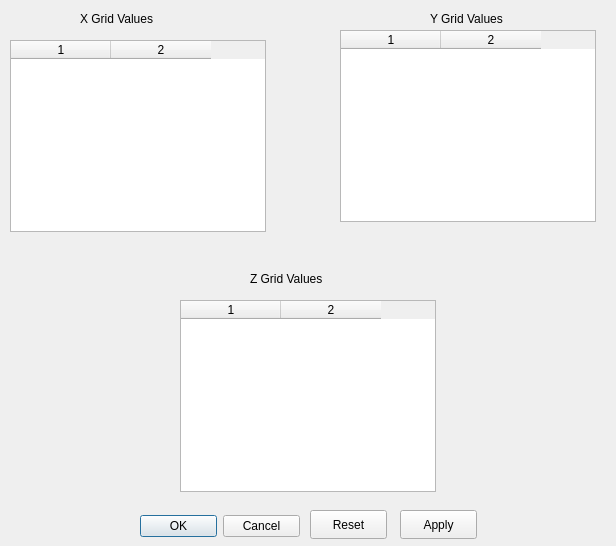
<ui version="4.0" >
 <class>GridEditorDialog</class>
 <widget class="QDialog" name="GridEditorDialog" >
  <property name="geometry" >
   <rect>
    <x>0</x>
    <y>0</y>
    <width>616</width>
    <height>546</height>
   </rect>
  </property>
  <property name="windowTitle" >
   <string>Grid Editor</string>
  </property>
  <widget class="QDialogButtonBox" name="okCancelButtons" >
   <property name="geometry" >
    <rect>
     <x>140</x>
     <y>510</y>
     <width>160</width>
     <height>32</height>
    </rect>
   </property>
   <property name="orientation" >
    <enum>Qt::Horizontal</enum>
   </property>
   <property name="standardButtons" >
    <set>QDialogButtonBox::Cancel|QDialogButtonBox::NoButton|QDialogButtonBox::Ok</set>
   </property>
  </widget>
  <widget class="QLabel" name="_xGridLabel" >
   <property name="geometry" >
    <rect>
     <x>80</x>
     <y>10</y>
     <width>81</width>
     <height>18</height>
    </rect>
   </property>
   <property name="text" >
    <string>X Grid Values</string>
   </property>
  </widget>
  <widget class="QLabel" name="_yGridLabel" >
   <property name="geometry" >
    <rect>
     <x>430</x>
     <y>10</y>
     <width>81</width>
     <height>18</height>
    </rect>
   </property>
   <property name="text" >
    <string>Y Grid Values</string>
   </property>
  </widget>
  <widget class="QLabel" name="_zGridLabel" >
   <property name="geometry" >
    <rect>
     <x>250</x>
     <y>270</y>
     <width>81</width>
     <height>18</height>
    </rect>
   </property>
   <property name="text" >
    <string>Z Grid Values</string>
   </property>
  </widget>
  <widget class="QTableWidget" name="_xList" >
   <property name="geometry" >
    <rect>
     <x>10</x>
     <y>40</y>
     <width>256</width>
     <height>192</height>
    </rect>
   </property>
   <property name="editTriggers" >
    <set>QAbstractItemView::AnyKeyPressed|QAbstractItemView::DoubleClicked|QAbstractItemView::EditKeyPressed|QAbstractItemView::NoEditTriggers</set>
   </property>
   <property name="columnCount" >
    <number>2</number>
   </property>
   <column/>
   <column/>
  </widget>
  <widget class="QTableWidget" name="_yList" >
   <property name="geometry" >
    <rect>
     <x>340</x>
     <y>30</y>
     <width>256</width>
     <height>192</height>
    </rect>
   </property>
   <property name="columnCount" >
    <number>2</number>
   </property>
   <column/>
   <column/>
  </widget>
  <widget class="QTableWidget" name="_zList" >
   <property name="geometry" >
    <rect>
     <x>180</x>
     <y>300</y>
     <width>256</width>
     <height>192</height>
    </rect>
   </property>
   <property name="columnCount" >
    <number>2</number>
   </property>
   <column/>
   <column/>
  </widget>
  <widget class="QPushButton" name="resetButton" >
   <property name="geometry" >
    <rect>
     <x>310</x>
     <y>510</y>
     <width>77</width>
     <height>29</height>
    </rect>
   </property>
   <property name="text" >
    <string>Reset</string>
   </property>
  </widget>
  <widget class="QPushButton" name="applyButton" >
   <property name="geometry" >
    <rect>
     <x>400</x>
     <y>510</y>
     <width>77</width>
     <height>29</height>
    </rect>
   </property>
   <property name="text" >
    <string>Apply</string>
   </property>
  </widget>
 </widget>
 <resources/>
 <connections>
  <connection>
   <sender>okCancelButtons</sender>
   <signal>accepted()</signal>
   <receiver>GridEditorDialog</receiver>
   <slot>accept()</slot>
   <hints>
    <hint type="sourcelabel" >
     <x>248</x>
     <y>254</y>
    </hint>
    <hint type="destinationlabel" >
     <x>157</x>
     <y>274</y>
    </hint>
   </hints>
  </connection>
  <connection>
   <sender>okCancelButtons</sender>
   <signal>rejected()</signal>
   <receiver>GridEditorDialog</receiver>
   <slot>reject()</slot>
   <hints>
    <hint type="sourcelabel" >
     <x>316</x>
     <y>260</y>
    </hint>
    <hint type="destinationlabel" >
     <x>286</x>
     <y>274</y>
    </hint>
   </hints>
  </connection>
 </connections>
</ui>
